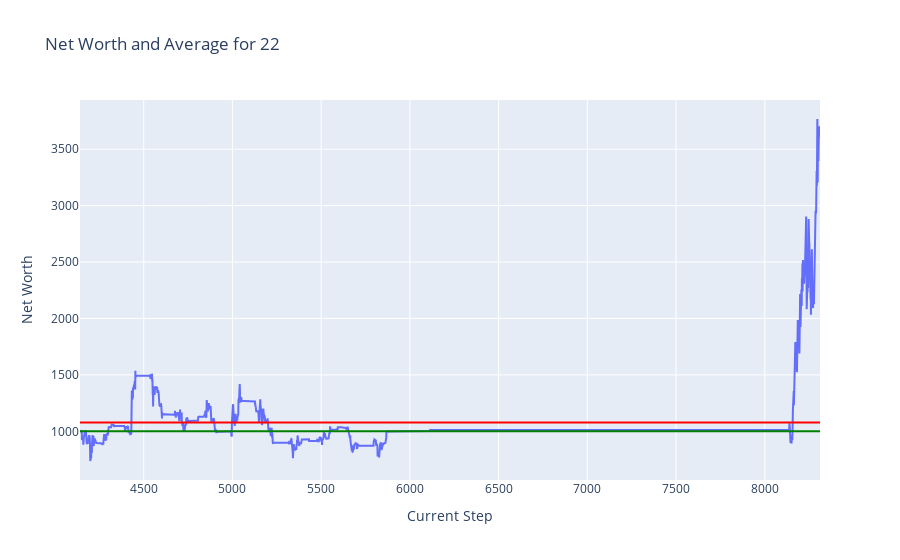
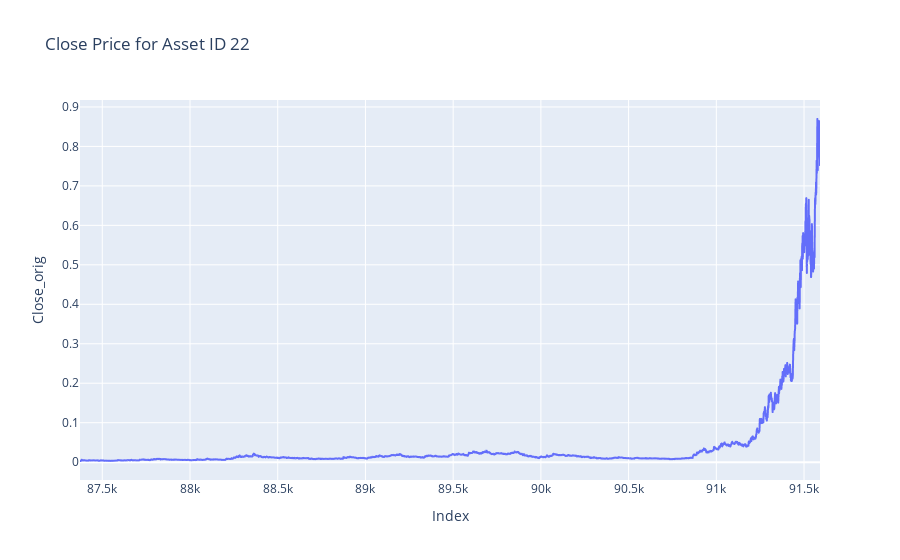

The notebook cell these images were saved under, in order:
### Markdown cell above
## Plots

### Code cell
token = 22
plot_token_data(df = test_hist_df, token = token)
plot_close_by_asset(df= test_df, asset_id= token)

### Figure 1 — Plotly figure (JSON) as saved in the notebook; plotly's stock layout.template omitted (floating-point values rounded to 4 significant figures; data arrays with more than 128 entries replaced by an {"elided": "..."} marker saying what was removed)
{"data": [{"mode": "lines", "name": "Net Worth", "type": "scatter", "x": {"elided": "4171 int values"}, "y": {"elided": "4171 float values"}}], "layout": {"shapes": [{"line": {"color": "green"}, "name": "Net Worth = 1000", "type": "line", "x0": 0, "x1": 1, "xref": "x domain", "y0": 1000, "y1": 1000, "yref": "y"}, {"line": {"color": "red"}, "name": "Average Net Worth = 1077.72", "type": "line", "x0": 0, "x1": 1, "xref": "x domain", "y0": 1078.0, "y1": 1078.0, "yref": "y"}], "title": {"text": "Net Worth and Average for 22"}, "xaxis": {"title": {"text": "Current Step"}}, "yaxis": {"title": {"text": "Net Worth"}}}}

### Figure 2 — Plotly figure (JSON) as saved in the notebook; plotly's stock layout.template omitted (floating-point values rounded to 4 significant figures; data arrays with more than 128 entries replaced by an {"elided": "..."} marker saying what was removed)
{"data": [{"hovertemplate": "Index=%{x}<br>Close_orig=%{y}<extra></extra>", "legendgroup": "", "line": {"color": "#636efa", "dash": "solid"}, "marker": {"symbol": "circle"}, "mode": "lines", "name": "", "showlegend": false, "type": "scattergl", "x": {"elided": "4219 int values"}, "xaxis": "x", "y": {"elided": "4219 float values"}, "yaxis": "y"}], "layout": {"legend": {"tracegroupgap": 0}, "title": {"text": "Close Price for Asset ID 22"}, "xaxis": {"anchor": "y", "domain": [0, 1], "title": {"text": "Index"}}, "yaxis": {"anchor": "x", "domain": [0, 1], "title": {"text": "Close_orig"}}}}
